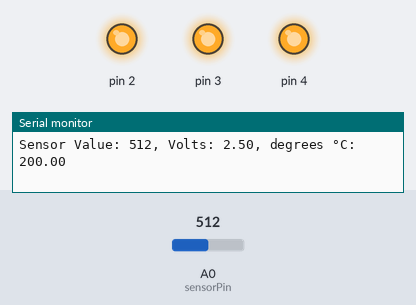
A sketch run on a simulated Arduino Uno, built with avr-gcc and run on an emulated ATmega328P. Parts: output pins drawn as LEDs (lit = HIGH), the last lines printed to the serial monitor. Inputs (shaded band) come from the test bench; at power-on: A0 (sensorPin) = 512.

Above: at 1.2 s.
1.3 s: A0 (sensorPin) set to 172
4.3 s: A0 (sensorPin) set to 155
At 5.5 s:
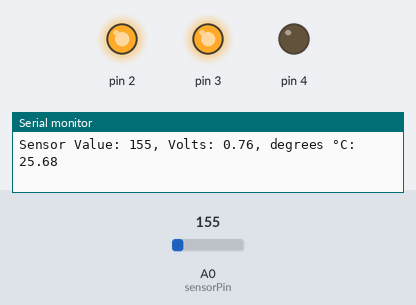
5.8 s: A0 (sensorPin) set to 122
At 6.4 s:
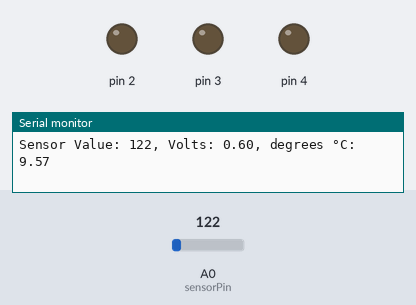
7.3 s: A0 (sensorPin) set to 306
At 7.8 s:
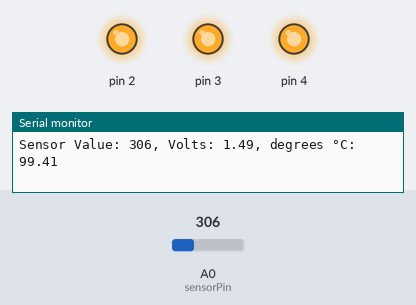
Timing chart, 0 to 10.3 s (numbered marks = the images above; inputs shaded):
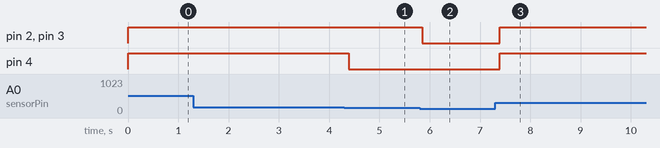

The sketch:

03-temperature.ino
```cpp
const int sensorPin = A0;
const float baselineTemp = 20;

void setup() {
  Serial.begin(9600); // open a serial port

  for(int pinNumber = 2; pinNumber < 5; pinNumber++) {
    pinMode(pinNumber, OUTPUT);
    digitalWrite(pinNumber, LOW);
  }
}

void loop() {
  int sensorVal = analogRead(sensorPin);
  Serial.print("Sensor Value: ");
  Serial.print(sensorVal);

  float voltage = (sensorVal/1024.0)*5.0;
  Serial.print(", Volts: ");
  Serial.print(voltage);

  float temperature = (voltage - 0.5)*100;
  Serial.print(", degrees °C: ");
  Serial.println(temperature);

  int led2 = temperature >= baselineTemp + 2 ? HIGH : LOW;
  int led3 = temperature >= baselineTemp + 4 ? HIGH : LOW;
  int led4 = temperature >= baselineTemp + 6 ? HIGH : LOW;
  digitalWrite(2, led2);
  digitalWrite(3, led3);
  digitalWrite(4, led4);

  delay(1);
}
```

Measured:
- the behaviour switches between 156 and 155 on A0 (sensorPin) (found by bisection; images 0 and 1)
- after the input at 4.3 s, pin 4: HIGH → LOW after 0.09 s
- after the input at 5.8 s, pin 2, pin 3: HIGH → LOW after 0.05 s
- after the input at 7.3 s, pin 2–4: LOW → HIGH after 0.09 s
